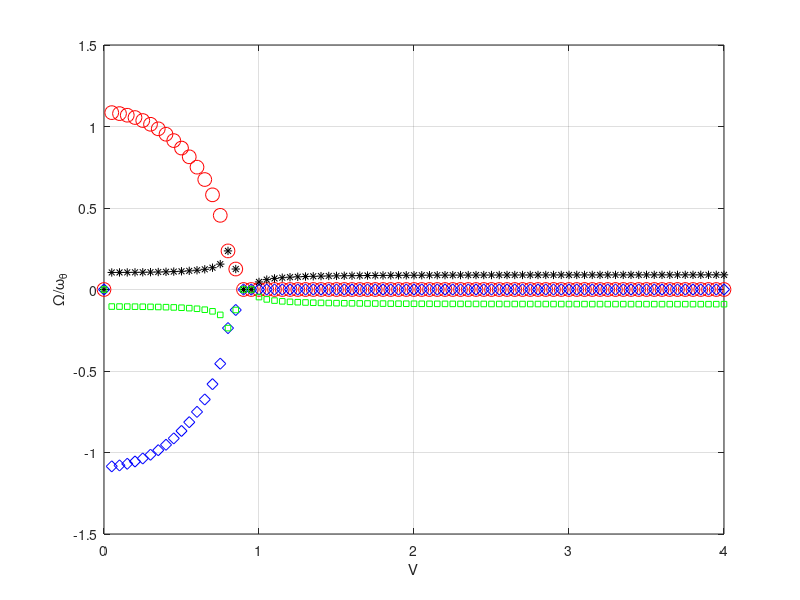
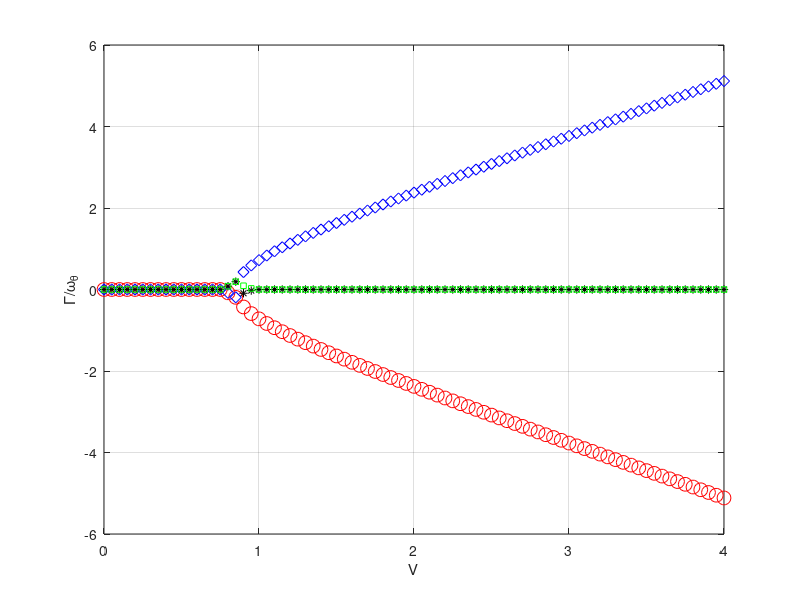

Source code (MATLAB) for these figures, in order:
%M = me + mf 

clc;
clear
close all;

%inputs
mf = 0;
AR = 7.75;
S = 17.6;
me = (0.4535*2.5*(10.7639*S))/2;
m = me+mf;
Span = sqrt(S*AR);
l = Span/2;
c = Span/AR;
b = c/2;
e= -0.1;
a= -0.2;
xtheta = e-a;
rho = 1.225; % change the value according to the altitude 
mu = m/(pi*rho*b^2*l);
EI = 200000;
GJ = 100000;
Ip = 4;
rs = Ip/(m*b^2);
wh = 1.8751^2*sqrt(EI/(m*l^3));
wt = (pi/2)*sqrt(GJ/(Ip*l));
sigma = wh/wt;


%equations and pre-setting

V_vec = 0:0.05:4; %the reduced velocity vector
N = length(V_vec); %number of divisions
r1 = zeros(1,N); %first root
r2 = zeros(1,N); %second root
r3 = zeros(1,N); %third root
r4 = zeros(1,N); %fourth root

%for-loop
for i = 2 : N
    V = V_vec( i );
    p = [rs-xtheta^2 0 (rs/V^2)-(2/mu)*(a+0.5)+(sigma^2*rs/V^2)-2*xtheta/mu 0 ...
        (sigma/V)^2*(rs/V^2-(2/mu)*(a+0.5))];
    rts = roots(p); %finding roots of the polynomial. These roots can have real and imaginary parts
    r1(i) = rts(1); %1st root
    r2(i) = rts(2); %2nd root
    r3(i) = rts(3); %3rd root
    r4(i) = rts(4); %4th root
end

%plot dimensionless frequency versus dimensionless velocity
figure;
plot(V_vec,V_vec.*imag(r1),'ro','MarkerSize',10); % Note that .* is used for the element-wise
%multiplication."V_vec" is multiplied element-wise by "imag(r1)", for example,
%to normalize the values of "imag(r1)" with respect to "omega_theta"; refer
%to equations (5.33) and (5.34) in the textbook by Hodges and Pierce (2011).
hold on;
plot(V_vec,V_vec.*imag(r2),'bd','MarkerSize',8);
plot(V_vec,V_vec.*imag(r3),'k*','MarkerSize',6);
plot(V_vec,V_vec.*imag(r4),'gs','MarkerSize',4);
xlabel('V');
ylabel('\Omega/\omega_\theta');
grid on;
hold off;

%plot dimensionless damping versus dimensionless velocity
figure;
plot(V_vec,V_vec.*real(r1),'ro','MarkerSize',10);
hold on;
plot(V_vec,V_vec.*real(r2),'bd','MarkerSize',8);
plot(V_vec,V_vec.*real(r3),'k*','MarkerSize',6);
plot(V_vec,V_vec.*real(r4),'gs','MarkerSize',4);
xlabel('V');
ylabel('\Gamma/\omega_\theta');
grid on;
hold off;

